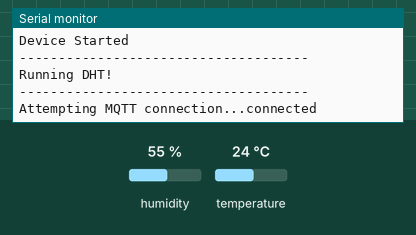
Simulated run of this sketch. Board: ESP8266 (NodeMCU). On the bench: the last lines printed to the serial monitor. Inputs (shaded band) come from the test bench; at power-on: humidity 55 %, temperature 24 °C. WiFi joins after 1.5 s; servers stay silent unless stated; no MQTT or app messages arrive unless stated.

Above: at 2.8 s.
2.9 s: humidity set to 22 %
At 4.5 s:
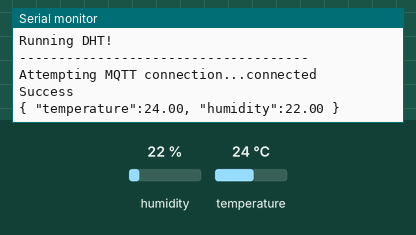
6.1 s: temperature set to 12 °C
At 6.1 s:
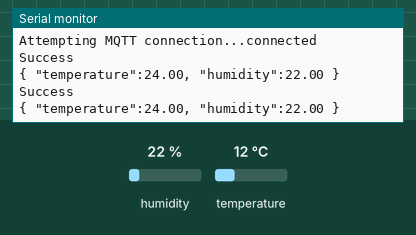
9.3 s: humidity set to 40 %
At 11.1 s:
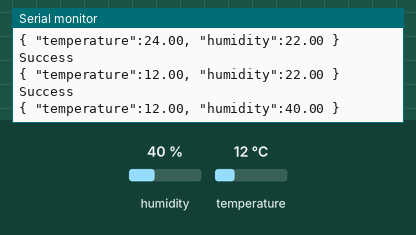

The sketch:

dht11_mqtt.ino
```cpp
/*
*----YOUTUBE: Mikro Maker-----
*DHT11 Temperature&Humidity Sensor
*MQTT Example
*https://github.com/mikromaker/esp8266
*/

#include <ESP8266WiFi.h>
#include <PubSubClient.h>
#include <WiFiUdp.h>
#include "DHT.h"

#define DHTPIN 4     // what digital pin the DHT22 is conected to
#define DHTTYPE DHT11   // there are multiple kinds of DHT sensors

DHT dht(DHTPIN, DHTTYPE);
const char* mqtt_server = "test.mosquitto.org";
const char* ssid = "**********";
const char* password = "******";
int timeSinceLastRead = 0;
unsigned char versiontimer = 200;
char mqtt_address[256];

WiFiClient espClient;

PubSubClient client(espClient);
char msg[128];
byte mac[6];

void setup_wifi() {

  delay(10);
  // We start by connecting to a WiFi network
  Serial.println();
  Serial.print("Connecting to ");
  Serial.println(ssid);

  WiFi.begin(ssid, password);

  while (WiFi.status() != WL_CONNECTED) {
    delay(500);
    Serial.print(".");
  }

  Serial.println("");
  Serial.println("WiFi connected");
  Serial.println("IP address: ");
  Serial.println(WiFi.localIP());
  WiFi.macAddress(mac);
  sprintf(mqtt_address,"test/%2X%2X%2X%2X%2X%2X",mac[0],mac[1],mac[2],mac[3],mac[4],mac[5]);
}

void reconnect() {
  // Loop until we're reconnected
  while (!client.connected()) {
    Serial.print("Attempting MQTT connection...");
    // Attempt to connect
    if (client.connect("MikroMaker")) {
      Serial.println("connected");
    } else {
      Serial.print("failed, rc=");
      Serial.print(client.state());
      Serial.println(" try again in 5 seconds");
      // Wait 5 seconds before retrying
      delay(5000);
    }
  }
}
void read_temp() {

     char message_buff[512];
    // Report every 2 seconds.
    if(timeSinceLastRead > 2000) {
      // Reading temperature or humidity takes about 250 milliseconds!
      // Sensor readings may also be up to 2 seconds 'old' (its a very slow sensor)
      float h = dht.readHumidity();
      // Read temperature as Celsius (the default)
      float t = dht.readTemperature();
      // Read temperature as Fahrenheit (isFahrenheit = true)
      float f = dht.readTemperature(true);

      // Check if any reads failed and exit early (to try again).
      if (isnan(h) || isnan(t) || isnan(f)) {
        Serial.println("Failed to read from DHT sensor!");
        timeSinceLastRead = 0;
        return;
      }

      sprintf(message_buff,"{ \"temperature\":%d.%02d, \"humidity\":%d.%02d }",
      (int)t,(int)(t*100)%100,(int)h,(int)(h*100)%100);
      if(client.publish(mqtt_address,message_buff))
        Serial.println("Success");
      else
        Serial.println("Fail");

      Serial.println(message_buff);
      timeSinceLastRead = 0;
    }
    delay(100);
    timeSinceLastRead += 100;

}

void setup() {
//  timeClient.begin();
  Serial.begin(9600);
  Serial.setTimeout(2000);
  Serial.println("Welcome to Mikro Maker Youtube Channel!");
  setup_wifi();
  client.setServer(mqtt_server, 1883);
  // Wait for serial to initialize.
  while(!Serial) { }

  Serial.println("Device Started");
  Serial.println("-------------------------------------");
  Serial.println("Running DHT!");
  Serial.println("-------------------------------------");

}


void loop() {
   if (!client.connected()) {
    reconnect();
  }
  read_temp();
  client.loop();
}
```

Measured:
- after the input at 2.9 s, the serial monitor: prints a new line after 0.91 s (image 1)
- after the input at 9.3 s, the serial monitor: prints a new line after 0.90 s (image 3)
